Frame 1 (no input): blank canvas, image omitted
Frame 60 (the mouse pressed at the canvas centre just before this capture): blank canvas, image omitted
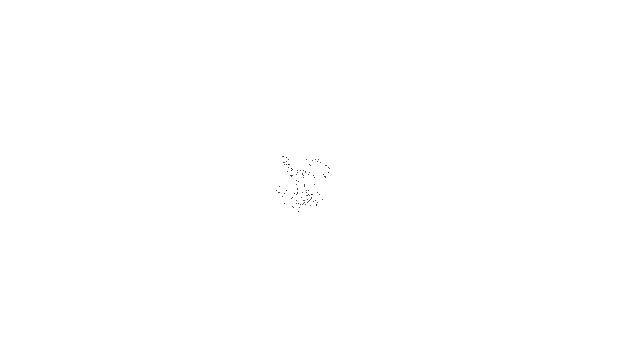
Frame 120 (the mouse held since frame 60 and released just before this capture)

The Processing sketch whose frames 1 and 60 were blank and that drew this single picture after the mouse press (run headless with seeded random() and noise(); from frame 60 on, the mouse is pressed at the canvas centre):

// Processing sketch: intro_13_walker_custom_distribution
// ── intro_13_walker_custom_distribution.pde
//
// Custom distribution walker
// ==========================
//
// We can create a custom distribution of random numbers by implemtenting an algorithm
// for a rule that defines what type of randomness we want.
//
// e.g. Rule: The higher a number, the more likely it is to be picked.
//
// 1. Pick a random number: R1
// 2. Compute a probability P that R1 should qualify. Let’s try: P = R1.
// 3. Pick another random number: R2
// 4. If R2 is less than P, then we have found our number—R1!
// 5. If R2 is not less than P, go back to step 1 and start over.
//
// Here we are saying that the likelihood that a random value will qualify is equal 
// to the random number itself. Let’s say we pick 0.1 for R1. This means that R1 will 
// have a 10% chance of qualifying. If we pick 0.83 for R1 then it will have a 83% 
// chance of qualifying.
//

class Walker {
  float x;
  float y;
  
  Walker() {
    x = width/2;
    y = height/2;    
  }
  
  void display() {
    stroke(0);
    point(x,y);    
  }
  
  float montecarlo() {
    while (true) {
      float r1 = random(1);
      float probability = r1;
      float r2 = random(1);
      
      if (r2 < probability) {
        return r1;
      }
    }
  }
  
  void step() {
    float stepsize = montecarlo() * 10;
    
    println(stepsize);
    
    float stepx = random(-stepsize,stepsize);
    float stepy = random(-stepsize,stepsize);    
    
    x += stepx;
    y += stepy;
  }
}

Walker w;

void setup() {
  size(640,360);
  w = new Walker();
  background(255);
}

void draw() {
  w.step();
  w.display();
}
